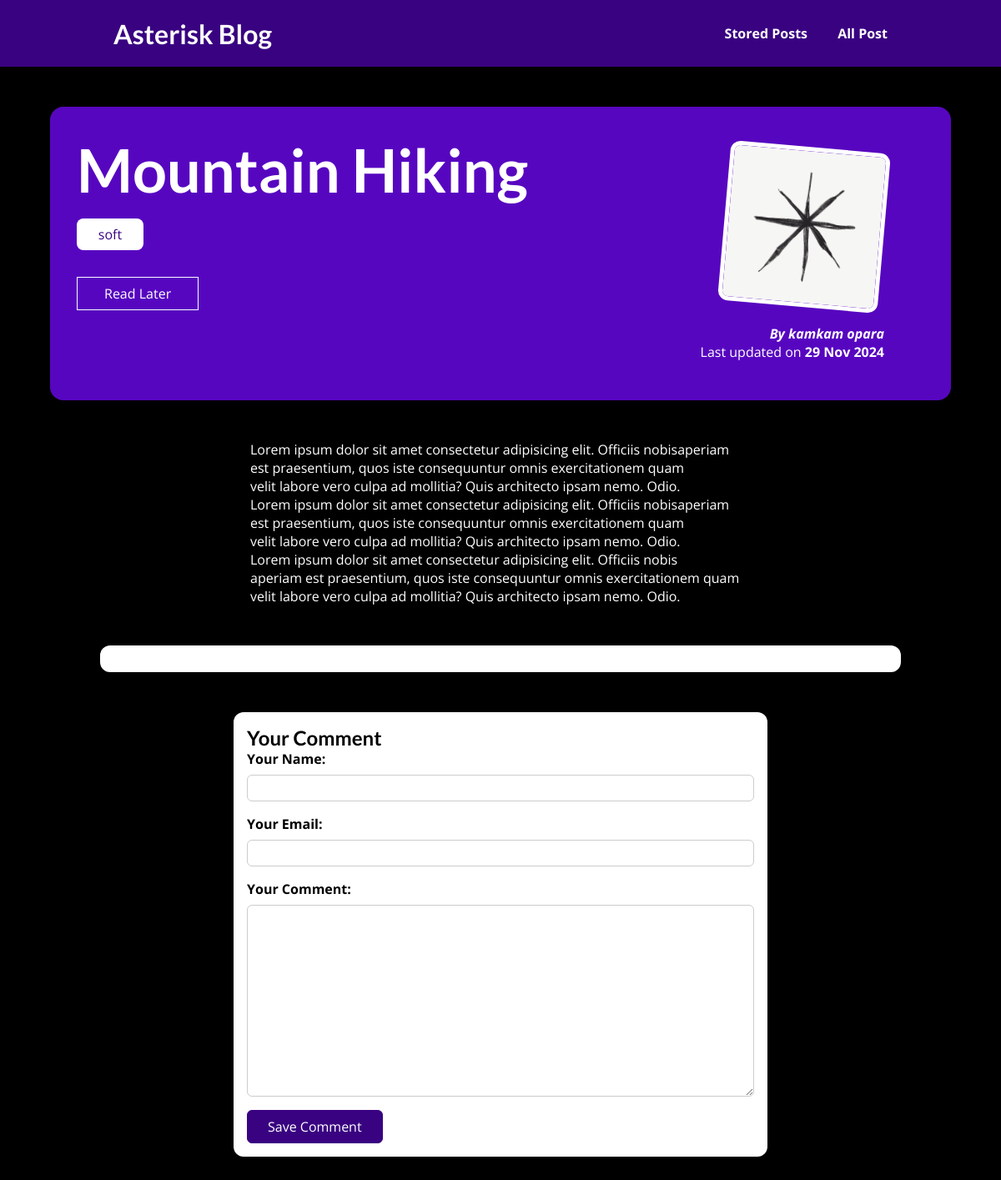
The app's page /posts/mountain-hiking with its own data.
### blog/models.py (models this page shows, shortened)
class Post(models.Model):
    title = models.CharField(max_length=150)
    excerpt = models.CharField(max_length=200)
    image = models.ImageField(upload_to="posts")
    date = models.DateField(auto_now=True)
    slug = models.SlugField(unique=True, db_index=True)
    content = models.TextField(validators=[MinLengthValidator(10)])
    author = models.ForeignKey(Author, on_delete=models.SET_NULL, null=True, related_name="posts")
    tags = models.ManyToManyField(Tag)

class Tag(models.Model):
    caption = models.CharField(max_length=20)

class Author(models.Model):
    first_name = models.CharField(max_length=100)
    last_name = models.CharField(max_length=100)
    email_address = models.EmailField()
    def full_name(self):
        return f"{self.first_name} {self.last_name}"
    def __str__(self):
        return self.full_name()

### blog/views.py (the view, shortened to what this page needs)
# urls.py: path("posts/<slug:slug>", views.SinglePostView.as_view(), name="post-page-detail"),
class SinglePostView(View):
    def is_stored_post(self, request, post_id):
        stored_posts = request.session.get("stored_posts")
        if stored_posts is not None:
          is_saved_for_later = post_id in stored_posts
        else:
          is_saved_for_later = False
        return is_saved_for_later
    def get(self, request, slug):
        post = Post.objects.get(slug=slug)
        context = {
          "post": post,
          "post_tags": post.tags.all(),
          "comment_form": CommentForm(),
          "comments": post.comments.all().order_by("-id"),
          "saved_for_later": self.is_stored_post(request, post.id)
        }
        return render(request, "blog/post-detail.html", context)

### blog/forms.py
class CommentForm(forms.ModelForm):
    class Meta:
        model = Comment
        exclude = ["post"]
        labels = {
          "user_name": "Your Name",
          "user_email": "Your Email",
          "text": "Your Comment"
        }

### blog/templates/blog/post-detail.html (shortened to what this page needs)
{% extends 'base.html'  %}
{% load static %}
{% block css_files %}
    <link rel="stylesheet" href="{% static 'blog/post-detail.css' %}">
{% endblock %}
{% block body %}
    <section id="summary">
        <h2>{{ post.title }}</h2>
        <div>
            {% for tag in post_tags %}
                <span class="tag">{{ tag.caption }}</span>
            {% endfor %}
        </div>
        <div id="read-later">
            <form action="{% url 'read-later' %}" method="POST">
              <button>
                {% if saved_for_later %}
                  Remove from "Read Later" List
                {% else %}
                  Read Later
                {% endif %}
              </button>
            </form>
          </div>
        <article>
            <img src="{{ post.image.url }}" alt="{{ post.title }}" />
            <address>By {{ post.author }}</address>
            <div>Last updated on <time>{{ post.date|date:"d M Y" }}</time></div>
        </article>
    </section>
    <p>
        {{ post.content|linebreaks }}
    </p>
    <section id="comments">
      </section>
    <section id="comment-form">
        <h2>Your Comment</h2>
        <form action="{% url 'post-page-detail' slug=post.slug %}" method="post">
          {% for form_field in comment_form %}
            <div class="form-control {% if form_field.errors %}invalid{% endif %}">
              {{ form_field.label_tag }}
              {{ form_field }}
            </div>
          {% endfor %}
          <button>Save Comment</button>
        </form>
    </section>
{% endblock %}

### static/app.css (style rules this page uses)
* { box-sizing: border-box; padding: 0; margin: 0; }
html { font-family: 'Open Sans', 'Lato', sans-serif; }
body { margin: 0; padding: 0; background-color: black; }
h1, h2, h3 { font-family: 'Lato', sans-serif; font-weight: bold; }

### blog/static/blog/post-detail.css (style rules this page uses)
p { color: white; width: 50%; margin: 0 auto; }
#summary { margin: 8rem auto 3rem auto; padding: 2rem; width: 90%; max-width: 90rem; border-radius: 16px; background-color: #5706c0; position: relative; box-shadow: 0 2px 8px rgba(0, 0, 0, 0.25); height: 22rem; }
#summary h2 { color: white; font-size: 4.5rem; }
#summary article { position: absolute; top: 2rem; right: 3rem; padding: 1rem 2rem; border-radius: 12px; text-align: right; color: white; }
#summary article img { width: 12rem; height: 12rem; border-radius: 12px; transform: rotateZ(5deg); border: 5px solid white; margin-bottom: 1rem; }
#summary address { font-weight: bold; }
#summary time { font-weight: bold; }
.tag { background-color: white; color: #390281; padding: 0.5rem 1rem; border-radius: 8px; margin-top: 1rem; display: block; max-width: 5rem; text-align: center; }
#comment-form { margin: 3rem auto; width: 90%; max-width: 40rem; border-radius: 12px; background-color: white; box-shadow: 0 2px 8px rgba(0, 0, 0, 0.25); padding: 1rem; }
#comment-form button { font: inherit; background-color: #390281; color: white; border: 1px solid #390281; padding: 0.5rem 1.5rem; border-radius: 6px; cursor: pointer; }
.form-control { margin-bottom: 1rem; }
.form-control label { font-weight: bold; margin-bottom: 0.5rem; display: block; }
.form-control input, .form-control textarea { display: block; width: 100%; font: inherit; padding: 0.25rem; border-radius: 6px; border: 1px solid #ccc; }
#comments { margin: 3rem auto; width: 90%; max-width: 60rem; border-radius: 12px; background-color: white; box-shadow: 0 2px 8px rgba(0, 0, 0, 0.25); padding: 1rem 2rem; }
#read-later { margin: 2rem 0; }
#read-later button { background-color: transparent; border: 1px solid white; padding: 0.5rem 2rem; font: inherit; color: white; cursor: pointer; }

### records on screen
Post: title "Mountain Hiking", image (picture), author "kamkam opara", date "29 Nov 2024", content "Lorem ipsum dolor sit amet consectetur adipisicing elit. Officiis nobisaperiam est praesentium, quos iste consequuntur omnis exercitationem quam velit labore vero culpa ad mollitia? Quis architecto ipsam nemo. Odio. Lorem ipsum dolor sit amet consectetur adipisicing elit. Officiis nobisaperiam est praesentium, quos iste consequuntur omnis exercitationem quam velit labore vero culpa ad mollitia? Quis architecto ipsam nemo. Odio. Lorem ipsum dolor sit amet consectetur adipisicing elit. Officiis nobis aperiam est praesentium, quos iste consequuntur omnis exercitationem quam velit labore vero culpa ad mollitia? Quis architecto ipsam nemo. Odio."
Tag: caption "soft"
